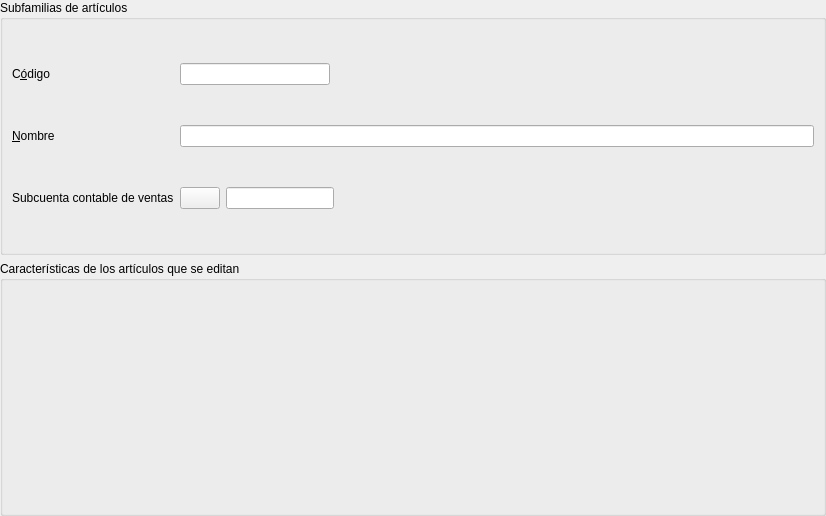
<?xml version="1.0" encoding="UTF-8"?>
<ui version="4.0">
 <class>Form</class>
 <widget class="QWidget" name="Form">
  <property name="geometry">
   <rect>
    <x>0</x>
    <y>0</y>
    <width>826</width>
    <height>516</height>
   </rect>
  </property>
  <property name="windowTitle">
   <string>Subfamilias de artículos</string>
  </property>
  <layout class="QVBoxLayout" name="verticalLayout_2">
   <property name="leftMargin">
    <number>0</number>
   </property>
   <property name="topMargin">
    <number>0</number>
   </property>
   <property name="rightMargin">
    <number>0</number>
   </property>
   <property name="bottomMargin">
    <number>0</number>
   </property>
   <item>
    <widget class="QGroupBox" name="groupBox">
     <property name="title">
      <string>Subfamilias de artículos</string>
     </property>
     <layout class="QGridLayout" name="gridLayout">
      <item row="2" column="0">
       <widget class="QLabel" name="label_3">
        <property name="text">
         <string>Subcuenta contable de ventas</string>
        </property>
       </widget>
      </item>
      <item row="2" column="2">
       <widget class="DBLineEdit" name="dbLineEdit">
        <property name="sizePolicy">
         <sizepolicy hsizetype="Minimum" vsizetype="Fixed">
          <horstretch>0</horstretch>
          <verstretch>0</verstretch>
         </sizepolicy>
        </property>
        <property name="fieldName">
         <string>codsubcuentaventas</string>
        </property>
        <property name="dataEditable">
         <bool>true</bool>
        </property>
        <property name="autoComplete">
         <set>AlephERP::ValuesFromTableWithNoRelation</set>
        </property>
        <property name="autoCompleteTableName">
         <string>co_subcuentas</string>
        </property>
        <property name="autoCompleteColumn">
         <string>codsubcuenta</string>
        </property>
        <property name="autoCompleteVisibleFields">
         <string>codsubcuenta;descripcion</string>
        </property>
       </widget>
      </item>
      <item row="0" column="0">
       <widget class="QLabel" name="label">
        <property name="text">
         <string>C&amp;ódigo</string>
        </property>
        <property name="buddy">
         <cstring>db_codsubfamilia</cstring>
        </property>
       </widget>
      </item>
      <item row="1" column="0">
       <widget class="QLabel" name="label_2">
        <property name="text">
         <string>&amp;Nombre</string>
        </property>
        <property name="buddy">
         <cstring>db_nombre</cstring>
        </property>
       </widget>
      </item>
      <item row="2" column="1">
       <widget class="DBChooseRecordButton" name="db_codsubcuentaventasrb">
        <property name="fieldName">
         <string>codsubcuentaventas</string>
        </property>
        <property name="tableName">
         <string>co_subcuentas</string>
        </property>
        <property name="searchFieldName" stdset="0">
         <string>codsubcuenta</string>
        </property>
       </widget>
      </item>
      <item row="1" column="1" colspan="3">
       <widget class="DBLineEdit" name="db_nombre">
        <property name="fieldName">
         <string>nombre</string>
        </property>
        <property name="dataEditable">
         <bool>true</bool>
        </property>
       </widget>
      </item>
      <item row="0" column="1" colspan="2">
       <widget class="DBLineEdit" name="db_codsubfamilia">
        <property name="sizePolicy">
         <sizepolicy hsizetype="Minimum" vsizetype="Fixed">
          <horstretch>0</horstretch>
          <verstretch>0</verstretch>
         </sizepolicy>
        </property>
        <property name="maximumSize">
         <size>
          <width>150</width>
          <height>16777215</height>
         </size>
        </property>
        <property name="fieldName">
         <string>codsubfamilia</string>
        </property>
        <property name="dataEditable">
         <bool>true</bool>
        </property>
       </widget>
      </item>
      <item row="0" column="3">
       <spacer name="horizontalSpacer">
        <property name="orientation">
         <enum>Qt::Horizontal</enum>
        </property>
        <property name="sizeHint" stdset="0">
         <size>
          <width>602</width>
          <height>20</height>
         </size>
        </property>
       </spacer>
      </item>
     </layout>
    </widget>
   </item>
   <item>
    <widget class="QGroupBox" name="groupBox_2">
     <property name="title">
      <string>Características de los artículos que se editan</string>
     </property>
     <layout class="QVBoxLayout" name="verticalLayout">
      <item>
       <widget class="DBDetailView" name="dbDetailView">
        <property name="relationName">
         <string>articuloscaracteristicasdefiniciones</string>
        </property>
        <property name="dataEditable">
         <bool>true</bool>
        </property>
       </widget>
      </item>
     </layout>
    </widget>
   </item>
  </layout>
 </widget>
 <customwidgets>
  <customwidget>
   <class>DBChooseRecordButton</class>
   <extends>QPushButton</extends>
   <header>widgets/dbchooserecordbutton.h</header>
  </customwidget>
  <customwidget>
   <class>DBDetailView</class>
   <extends>QWidget</extends>
   <header>widgets/dbdetailview.h</header>
  </customwidget>
  <customwidget>
   <class>DBLineEdit</class>
   <extends>QLineEdit</extends>
   <header>widgets/dblineedit.h</header>
  </customwidget>
 </customwidgets>
 <tabstops>
  <tabstop>db_codsubfamilia</tabstop>
  <tabstop>db_nombre</tabstop>
 </tabstops>
 <resources/>
 <connections/>
</ui>
